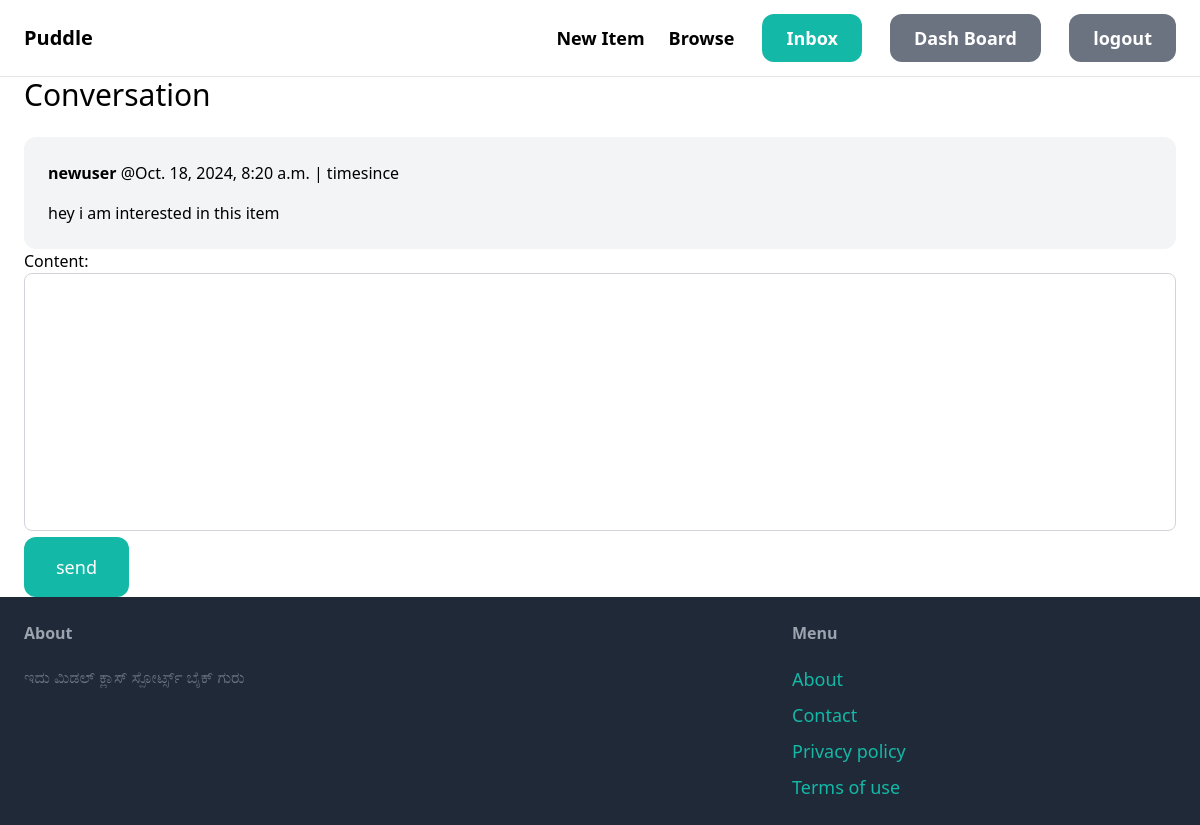
/conversation/2/ (signed in), run on the app's committed database.
### conversation/models.py (models this page shows)
class ConversationMessage(models.Model):
    conversation = models.ForeignKey(Conversation, related_name='messages', on_delete=models.CASCADE)
    content = models.TextField()
    created_at = models.DateTimeField(auto_now_add=True)
    created_by = models.ForeignKey(User, related_name='created_messages', on_delete=models.CASCADE)

### conversation/views.py (the view)
# urls.py: path('<int:pk>/',views.detail,name='detail')
@login_required
def detail(request,pk):
    conversations = Conversation.objects.filter(members__in = [request.user.id]).get(pk = pk)
    if request.method == 'POST':
        form = ConversationMessageForm(request.POST)
        if(form.is_valid()):
            conversation_message = form.save(commit=False)
            conversation_message.conversation = conversations
            conversation_message.created_by = request.user
            conversation_message.save()
            conversations.save()
            return redirect('conversation:detail',pk = pk)
    else:
        form = ConversationMessageForm()
    return render(request,'conversation/detail.html',{'conversations':conversations,'form':form})

### conversation/forms.py
class ConversationMessageForm(forms.ModelForm):
    class Meta:
        model = ConversationMessage
        fields = ('content',)
        widgets = {
            'content':forms.Textarea(attrs={
                'class':'w-full p-2 border border-gray-300 rounded-lg focus:outline-none focus:ring-2 focus:ring-blue-500 focus:border-transparent resize-none placeholder-gray-400',
            })
        }

### conversation/templates/conversation/detail.html (shortened to what this page needs)
{%extends 'base.html'%}
{%block content%}
    <h1 class="mb-6 text-3xl">Conversation</h1>
    <div class="space-y-6">
        {%for message in conversations.messages.all%}
                <div class="p-6 {%if message.created_by == request.user %} bg-blue-100 {%else%} bg-gray-100 {%endif%} rounded-xl">
                    <p class="mb-4"><strong>{{message.created_by.username}}</strong>
                    @{{message.created_at}} | timesince
                    </p>
                    <p>{{message.content}}</p>
                </div>
        {%endfor%}
    </div>
    <form method='POST' action=".">
        {{form.as_p}}
        <button type="submit" class="py-4 px-8 text-lg bg-teal-500 hover:bg-teal-700 rounded-xl text-white">send</button>
    </form>
{%endblock content%}

### data on the page
ConversationMessage: created_by.username "newuser", created_at "Oct. 18, 2024, 8:20 a.m.", content "hey i am interested in this item"
